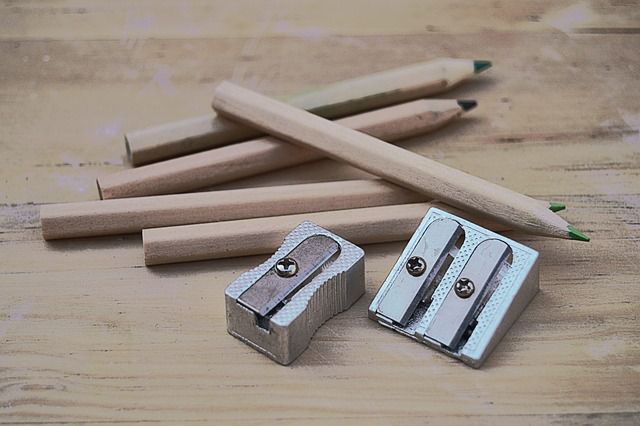
#> input picture Images/cover.png, 640 x 426 px, found by its file name
$ python DCT_image.py
#> lines starting #> are read from the running program, lines starting #| are printed output that depends on the picture
import numpy as np
from PIL import Image
from scipy.fft import dct, idct
from ctypes import *
import os


def hide_secret(cover, secret, stego):
    if cover.shape != secret.shape:
        raise ValueError("Images of different size !")
    for i in range(cover.shape[0]):
        for j in range(cover.shape[1]):
            for k in range(cover.shape[2]):
                cover_value = cast(
                    pointer(c_float(cover[i, j, k])), POINTER(c_int64)
                ).contents.value
                secret_value = secret[i, j, k]
                cover_value = (
                    cover_value
                    & 0b1111111111111111111111111111111111111111111111111111111100000000
                )
                secret_value = cover_value | secret_value
                stego[i, j, k] = cast(
                    pointer(c_int64(secret_value)), POINTER(c_float)
                ).contents.value
    return stego


def recover_image(stego):
    stego_dct = dct(stego, norm="ortho")
    reconstruct = stego.copy()
    for i in range(stego.shape[0]):
        for j in range(stego.shape[1]):
            for k in range(stego.shape[2]):
                stego_value = cast(
                    pointer(c_float(stego_dct[i, j, k])), POINTER(c_int64)
                ).contents.value
                recon_value = stego_value & 0b11111111
                reconstruct[i, j, k] = recon_value
    return reconstruct.astype("uint8")


# Open images
cover_image_path = os.getcwd() + "/Images/cover.png"
secret_image_path = os.getcwd() + "/Images/secret.png"
cover_image_PIL = Image.open(cover_image_path, "r")
#> cover_image_PIL is the input picture: PIL image 640x426 RGB; mean R, G, B 151.8, 140.1, 130.4
cover_image = np.asarray(cover_image_PIL)
secret_image_PIL = Image.open(secret_image_path, "r")
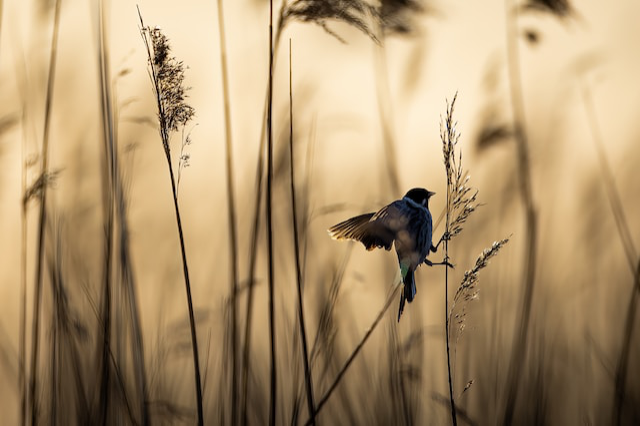
#> input picture Images/secret.png, 640 x 426 px, found by its file name
#> secret_image_PIL is the input picture: PIL image 640x426 RGB; mean R, G, B 173.6, 147.8, 110.8
secret_image = np.asarray(secret_image_PIL)

# DCT of cover image
cover_image_dct = dct(cover_image, norm="ortho")
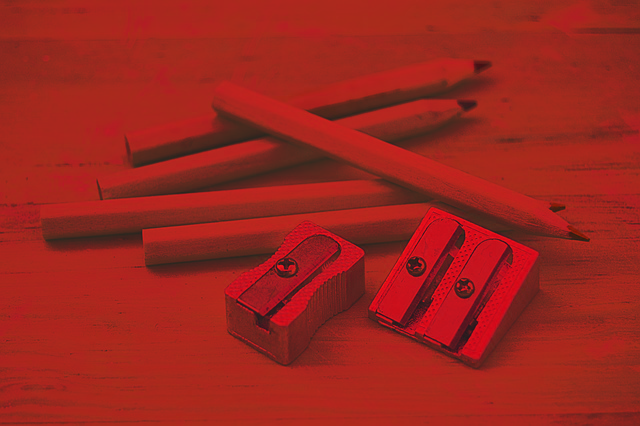
#> cover_image_dct: shape (426, 640, 3) float64; mean R, G, B 243.8, 15.1, 0.8; drawn with min black and max white


# Encrypte
stego_image_dct = cover_image_dct.copy()
stego_image_dct = hide_secret(cover_image_dct, secret_image, stego_image_dct)
stego_image = idct(stego_image_dct, norm="ortho")


# Transform stego image to uint values
for i in range(stego_image.shape[0]):
    for j in range(stego_image.shape[1]):
        for k in range(stego_image.shape[2]):
            stego_image[i,j,k] = round(stego_image[i,j,k])
stego_image = stego_image.astype("uint8")


# Save stego image
stego_image_path = os.getcwd() + "/Images/stego_DCT.png"
stego_image_PIL = Image.fromarray(stego_image, "RGB")
stego_image_PIL.save(stego_image_path)


# Decrypte
reconstructed_image = recover_image(stego_image)
#> after the loop in recover_image, `for i in range(stego.shape[0]):`:
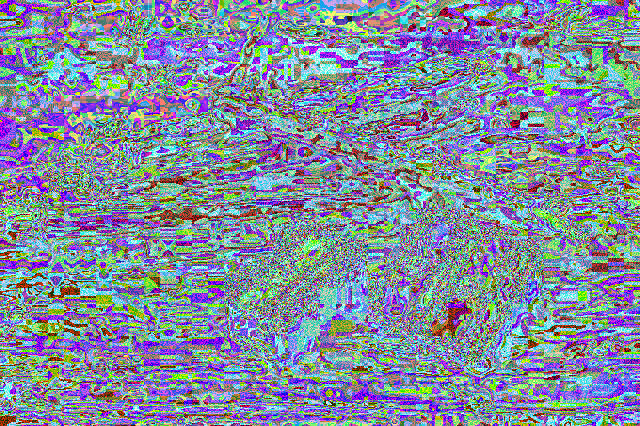
#> reconstruct: shape (426, 640, 3); mean R, G, B 130.1, 138.6, 157.8

# Save reconstructed image
reconstructed_image_path = os.getcwd() + "/Images/reconstructed_DCT_noise.png"
reconstructed_image_PIL = Image.fromarray(reconstructed_image, "RGB")
reconstructed_image_PIL.save(reconstructed_image_path)
